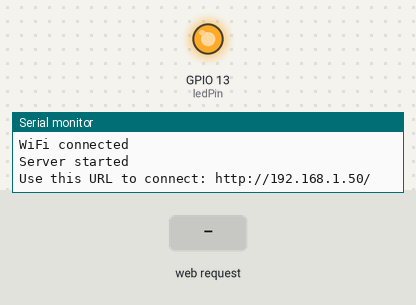
A sketch run on a simulated ESP8266 (NodeMCU). On the bench: output pins drawn as LEDs (lit = HIGH), the last lines printed to the serial monitor. The inputs (shaded band) are chosen by the test bench. WiFi joins after 1.5 s; servers stay silent unless stated.

Above: at 2.7 s.
2.8 s: HTTP request GET /FUNC=STARTUP received
At 3.6 s:
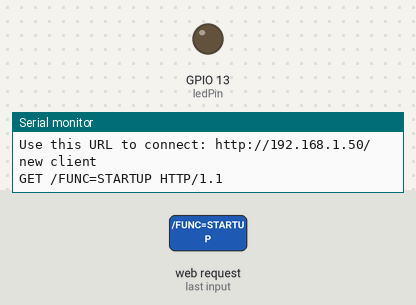
5.3 s: HTTP request GET /FUNC=SHUTDOWN received
At 11.6 s:
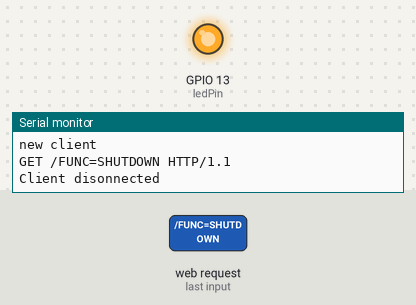
Timing chart, 0 to 12.8 s (numbered marks = the images above; inputs shaded):
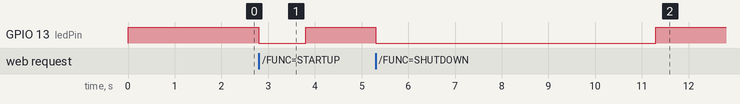

The sketch:

AutoConnectWithReset.ino
```cpp
#include <FS.h>                   //this needs to be first, or it all crashes and burns...

#include <ESP8266WiFi.h>          //https://github.com/esp8266/Arduino

//needed for library
#include <DNSServer.h>
#include <ESP8266WebServer.h>
#include <WiFiManager.h>          //https://github.com/tzapu/WiFiManager


int ledPin = 13; // GPIO13

WiFiServer server(80);

void setup() {

  //WiFiManager
  //Local intialization. Once its business is done, there is no need to keep it around
  WiFiManager wifiManager;

  // put your setup code here, to run once:
  Serial.begin(115200);
  Serial.println();


  pinMode(ledPin, OUTPUT);
//  digitalWrite(ledPin, LOW);
  digitalWrite(ledPin, HIGH);

  //exit after config instead of connecting
  wifiManager.setBreakAfterConfig(true);

  //reset settings - for testing
  //wifiManager.resetSettings();


  //tries to connect to last known settings
  //if it does not connect it starts an access point with the specified name
  //here  "AutoConnectAP" with password "password"
  //and goes into a blocking loop awaiting configuration
  if (!wifiManager.autoConnect("AutoConnectAP", "password")) {
    Serial.println("failed to connect, we should reset as see if it connects");
    delay(3000);
    ESP.reset();
    delay(5000);
  }

  //if you get here you have connected to the WiFi
  Serial.println("WiFi connected");

  // Start the server
  server.begin();
  Serial.println("Server started");

  // Print the IP address
  Serial.print("Use this URL to connect: ");
  Serial.print("http://");
  Serial.print(WiFi.localIP());
  Serial.println("/");
  Serial.println("");

}


String startUp() {
//  digitalWrite(ledPin, HIGH);
  digitalWrite(ledPin, LOW);
  delay(1000);
//  digitalWrite(ledPin, LOW);
  digitalWrite(ledPin, HIGH);
  return "Started Up";
}

String shutDown() {
//  digitalWrite(ledPin, HIGH);
  digitalWrite(ledPin, LOW);
  delay(6000);
//  digitalWrite(ledPin, LOW);
  digitalWrite(ledPin, HIGH);
  return "Shutted Down";
}

String reStart() {
  shutDown();
  delay(6000);
  startUp();
  return "Restarted";
}


void loop() {
  // Check if a client has connected
  WiFiClient client = server.available();
  if (!client) {
    return;
  }

  // Wait until the client sends some data
  Serial.println("new client");
  while(!client.available()){
    delay(1);
  }

  // Read the first line of the request
  String request = client.readStringUntil('\r');
  Serial.println(request);
  client.flush();

  String result = "[SAME STATE]";
  // Match the request
  if (request.indexOf("/FUNC=STARTUP") != -1)  {
    result = startUp();
  }
  if (request.indexOf("/FUNC=SHUTDOWN") != -1)  {
    result = shutDown();
  }
  if (request.indexOf("/FUNC=RESTART") != -1)  {
    result = reStart();
  }

  if (request.indexOf("/MCU=RESET") != -1) {
    WiFi.disconnect();
    ESP.restart();
  }

  // Return the response
  client.println("HTTP/1.1 200 OK");
  client.println("Content-Type: text/html");
  client.println(""); //  do not forget this one
  client.println("<!DOCTYPE HTML>");
  client.println("<html>");

  client.print("The PC is now: ");
  client.print(result);

  client.println("<br><br>");
  client.println("<a href=\"/FUNC=STARTUP\"\"><button>Turn On </button></a>");
  client.println("<a href=\"/FUNC=SHUTDOWN\"\"><button>Turn Off </button></a>");
  client.println("<a href=\"/FUNC=RESTART\"\"><button>Restart </button></a><br />");
  client.println("<a href=\"/MCU=RESET\"\"><button>MCU Reset </button></a><br />");
  client.println("</html>");

  delay(1);
  Serial.println("Client disonnected");

  Serial.println("");

}
```

Measured:
- after the input at 2.8 s, GPIO 13 (ledPin): HIGH → LOW at once, → HIGH 1.0 s later
- after the input at 5.3 s, GPIO 13 (ledPin): HIGH → LOW at once, → HIGH 6.0 s later
